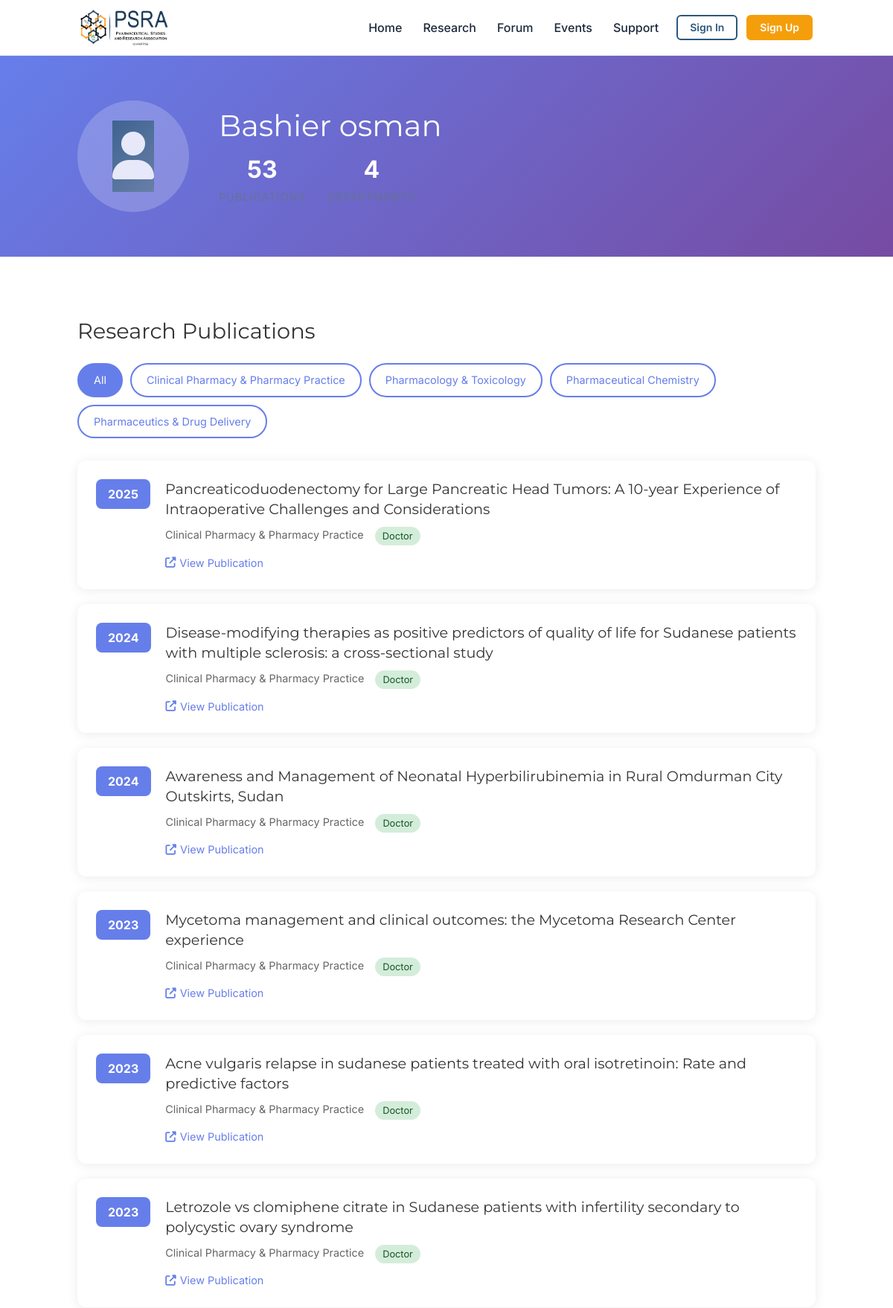
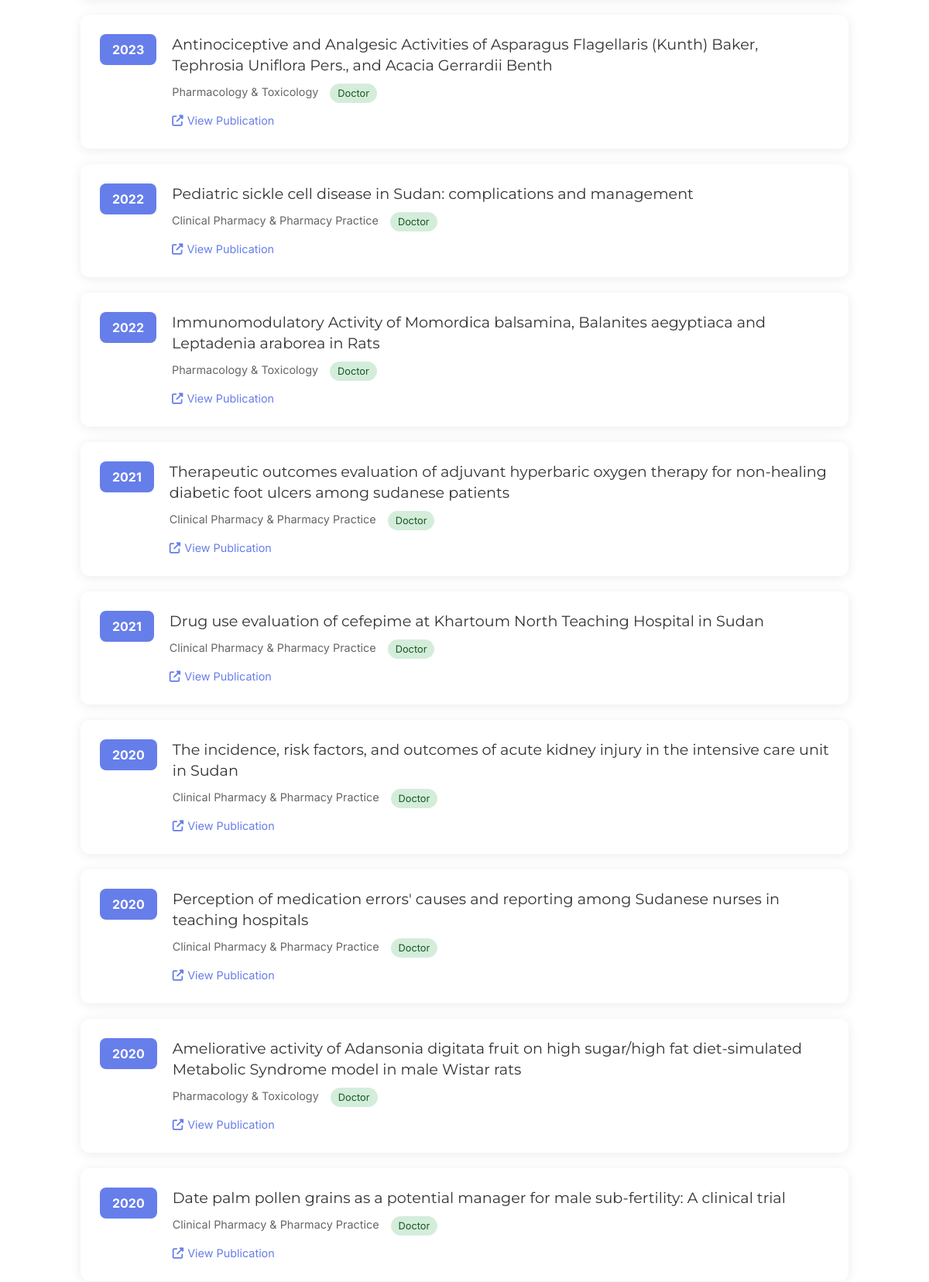
/researcher/2 (upper part), run on the app's committed database (2 pictures, top to bottom).
### models.py (models this page shows, shortened)
class Researcher(db.Model):
    id = db.Column(db.Integer, primary_key=True)
    name = db.Column(db.String(200), nullable=False, unique=True)
    profile_picture_url = db.Column(db.String(200), default=None)
    bio = db.Column(db.Text, nullable=True)
    is_registered_user = db.Column(db.Boolean, default=False)
    user_id = db.Column(db.Integer, db.ForeignKey('user.id'), nullable=True)
    created_at = db.Column(db.DateTime, default=datetime.utcnow)
    researches = db.relationship('Research', backref='author', lazy=True, cascade='all, delete-orphan')

class Research(db.Model):
    id = db.Column(db.Integer, primary_key=True)
    title = db.Column(db.String(500), nullable=False)
    doi_url = db.Column(db.String(500), nullable=True)
    department = db.Column(db.String(100), nullable=False)
    year = db.Column(db.Integer, nullable=False)
    researcher_id = db.Column(db.Integer, db.ForeignKey('researcher.id'), nullable=False)
    researcher_type = db.Column(db.String(20), default='doctor')  # 'doctor' or 'student'
    is_approved = db.Column(db.Boolean, default=True)  # For submitted research pending approval
    submitted_by = db.Column(db.Integer, db.ForeignKey('user.id'), nullable=True)  # User who submitted
    submitted_by_user = db.relationship('User', foreign_keys=[submitted_by], backref='submitted_researches')
    created_at = db.Column(db.DateTime, default=datetime.utcnow)

### app.py (the view)
@app.route('/researcher/<int:researcher_id>')
def researcher_profile(researcher_id):
    profile_data = ResearchService.get_researcher_profile(researcher_id)
    if not profile_data:
        flash('Researcher not found.', FLASH_ERROR)
        return redirect(url_for('researchers'))
    return render_template(
        'researcher_profile.html',
        researcher=profile_data['researcher'],
        researches=profile_data['researches'],
        departments=profile_data['departments'],
        total_researches=profile_data['total_researches']
    )

### app.py (called while the page is built)
@app.context_processor
def inject_unread_messages():
    if current_user.is_authenticated:
        unread_count = Message.query.filter_by(receiver_id=current_user.id, is_read=False).count()
        return {'unread_message_count': unread_count}
    return {'unread_message_count': 0}

### services/research_service.py (called while the page is built)
    @staticmethod
    def get_researcher_profile(researcher_id: int) -> Optional[Dict[str, Any]]:
        researcher = Researcher.query.get(researcher_id)
        if not researcher:
            return None
        researches = Research.query.filter_by(
            researcher_id=researcher_id
        ).order_by(Research.year.desc()).all()
        departments = {}
        for research in researches:
            if research.department not in departments:
                departments[research.department] = []
            departments[research.department].append(research)
        return {
            'researcher': researcher,
            'researches': researches,
            'departments': departments,
            'total_researches': len(researches)
        }

### templates/researcher_profile.html (shortened to what this page needs)
{% extends "base.html" %}
{% block content %}
<div class="researcher-profile-page">
    <div class="profile-header">
        <div class="container mx-auto px-4">
            <div class="profile-info">
                <div class="profile-avatar">
                    {% if researcher.profile_picture_url %}
                    <img src="{{ researcher.profile_picture_url }}" alt="{{ researcher.name }}">
                    {% else %}
                    <div class="avatar-placeholder">
                        <i class="fas fa-user"></i>
                    </div>
                    {% endif %}
                </div>
                <div class="profile-details">
                    <h1>{{ researcher.name }}</h1>
                    <div class="profile-stats">
                        <div class="stat">
                            <span class="stat-value">{{ total_researches }}</span>
                            <span class="stat-label">Publications</span>
                        </div>
                        <div class="stat">
                            <span class="stat-value">{{ departments|length }}</span>
                            <span class="stat-label">Departments</span>
                        </div>
                    </div>
                </div>
            </div>
        </div>
    </div>
    <div class="research-section">
        <div class="container mx-auto px-4">
            <h2>Research Publications</h2>
            {% if researches %}
            {% if departments|length > 1 %}
            <div class="department-tabs">
                <button class="tab-btn active" data-department="all">All</button>
                {% for dept in departments.keys() %}
                <button class="tab-btn" data-department="{{ dept|replace(' ', '-')|lower }}">
                    {{ dept }}
                </button>
                {% endfor %}
            </div>
            {% endif %}
            <div class="research-list">
                {% for research in researches %}
                <div class="research-item" data-department="{{ research.department|replace(' ', '-')|lower }}">
                    <div class="research-year">{{ research.year }}</div>
                    <div class="research-content">
                        <h3 class="research-title">
                            {% if research.doi_url %}
                            <a href="{{ research.doi_url }}" target="_blank" rel="noopener noreferrer">
                                {{ research.title }}
                            </a>
                            {% else %}
                            {{ research.title }}
                            {% endif %}
                        </h3>
                        <div class="research-meta">
                            <span class="department">{{ research.department }}</span>
                            <span class="type-badge {{ research.researcher_type }}">
                                {{ research.researcher_type|title }}
                            </span>
                        </div>
                        {% if research.doi_url %}
                        <a href="{{ research.doi_url }}" target="_blank" rel="noopener noreferrer" class="doi-link">
                            <i class="fas fa-external-link-alt"></i> View Publication
                        </a>
                        {% endif %}
                    </div>
                </div>
                {% endfor %}
            </div>
            {% else %}
            <div class="no-research">
                <p>No research publications found for this researcher.</p>
            </div>
            {% endif %}
        </div>
    </div>
</div>
{% endblock %}

### static/css/style.css (style rules this page uses)
:root { --primary-blue: #2D577B; --primary-blue-light: #607D9B; --primary-blue-dark: #1E3A5F; --accent-orange: #F59E0B; --accent-orange-hover: #D97706; --accent-green: #4ADE80; --accent-green-dark: #22C55E; --color-success: #22C55E; --color-success-bg: #DCFCE7; --color-warning: #F59E0B; --color-warning-bg: #FEF3C7; --color-error: #EF4444; --color-error-bg: #FEE2E2; --color-info: #3B82F6; --color-info-bg: #DBEAFE; --text-primary: #1E293B; --text-secondary: #64748B; --text-muted: #94A3B8; --text-inverse: #FFFFFF; --bg-primary: #FFFFFF; --bg-secondary: #F8FAFC; --bg-tertiary: #F1F5F9; --bg-overlay: rgba(0, 0, 0, 0.5); --border-color: #E2E8F0; --border-color-dark: #CBD5E1; --border-focus: #2D577B; --space-1: 4px; --space-2: 8px; --space-3: 12px; --space-4: 16px; --space-5: 20px; --space-6: 24px; --space-8: 32px; --space-10: 40px; --space-12: 48px; --space-16: 64px; --space-20: 80px; --font-family-heading: 'Montserrat', -apple-system, BlinkMacSystemFont, sans-serif; --font-family-body: 'Inter', -apple-system, BlinkMacSystemFont, 'Segoe UI', Roboto, sans-serif; --font-family-mono: 'Fira Code', 'Consolas', monospace; --font-size-xs: 0.75rem; --font-size-sm: 0.875rem; --font-size-base: 1rem; --font-size-lg: 1.125rem; --font-size-xl: 1.25rem; --font-size-2xl: 1.5rem; --font-size-3xl: 1.875rem; --font-size-4xl: 2.25rem; --font-size-5xl: 3rem; --font-weight-normal: 400; --font-weight-medium: 500; --font-weight-semibold: 600; --font-weight-bold: 700; --line-height-tight: 1.25; --line-height-normal: 1.5; --line-height-relaxed: 1.75; --radius-sm: 4px; --radius-md: 6px; --radius-lg: 8px; --radius-xl: 12px; --radius-2xl: 16px; --radius-full: 9999px; --shadow-sm: 0 1px 2px 0 rgba(0, 0, 0, 0.05); --shadow-md: 0 4px 6px -1px rgba(0, 0, 0, 0.1), 0 2px 4px -1px rgba(0, 0, 0, 0.06); --shadow-lg: 0 10px 15px -3px rgba(0, 0, 0, 0.1), 0 4px 6px -2px rgba(0, 0, 0, 0.05); --shadow-xl: 0 20px 25px -5px rgba(0, 0, 0, 0.1), 0 10px 10px -5px rgba(0, 0, 0, 0.04); --shadow-2xl: 0 25px 50px -12px rgba(0, 0, 0, 0.25); --shadow-inner: inset 0 2px 4px 0 rgba(0, 0, 0, 0.06); --transition-fast: 150ms ease; --transition-normal: 200ms ease; --transition-slow: 300ms ease; --transition-bounce: 300ms cubic-bezier(0.68, -0.55, 0.265, 1.55); --z-dropdown: 100; --z-sticky: 200; --z-fixed: 300; --z-modal-backdrop: 400; --z-modal: 500; --z-toast: 600; --z-tooltip: 700; }
*, *::before, *::after { box-sizing: border-box; margin: 0; padding: 0; }
html { scroll-behavior: smooth; -webkit-text-size-adjust: 100%; }
body { font-family: var(--font-family-body); font-size: var(--font-size-base); line-height: var(--line-height-normal); color: var(--text-primary); background-color: var(--bg-primary); -webkit-font-smoothing: antialiased; -moz-osx-font-smoothing: grayscale; min-height: 100vh; display: flex; flex-direction: column; }
h1, h2, h3, h4, h5, h6 { font-family: var(--font-family-heading); font-weight: var(--font-weight-bold); line-height: var(--line-height-tight); color: var(--text-primary); }
h1 { font-size: var(--font-size-4xl); }
h2 { font-size: var(--font-size-3xl); }
h3 { font-size: var(--font-size-2xl); }
a { color: var(--primary-blue); text-decoration: none; transition: color var(--transition-fast); }
.container { max-width: 1200px; margin: 0 auto; padding: 0 var(--space-5); }
.avatar-placeholder { background: linear-gradient(135deg, var(--primary-blue) 0%, var(--primary-blue-light) 100%); }
.profile-header { margin-bottom: var(--space-8); }
.profile-avatar { flex-shrink: 0; }
.profile-info { flex: 1; }
.profile-info h1 { margin: 0 0 var(--space-1); font-size: var(--font-size-2xl); color: var(--text-inverse); }
.stat-label { color: var(--text-secondary); font-size: var(--font-size-sm); text-transform: uppercase; letter-spacing: 1px; }
.research-meta { display: flex; flex-wrap: wrap; gap: var(--space-3); font-size: var(--font-size-sm); color: var(--text-muted); }

### data on the page
Researcher: name "Bashier osman"
Research: department "Clinical Pharmacy & Pharmacy Practice", year "2025", title "Pancreaticoduodenectomy for Large Pancreatic Head Tumors: A 10-year Experience of Intraoperative Challenges and Considerations", researcher_type "Doctor"
Research: department "Pharmacology & Toxicology", year "2023", title "Antinociceptive and Analgesic Activities of Asparagus Flagellaris (Kunth) Baker, Tephrosia Uniflora Pers., and Acacia Gerrardii Benth", researcher_type "Doctor"
Research: department "Pharmaceutical Chemistry"
Research: department "Pharmaceutics & Drug Delivery"
Research: year "2024", title "Disease-modifying therapies as positive predictors of quality of life for Sudanese patients with multiple sclerosis: a cross-sectional study", department "Clinical Pharmacy & Pharmacy Practice", researcher_type "Doctor"
Research: year "2024", title "Awareness and Management of Neonatal Hyperbilirubinemia in Rural Omdurman City Outskirts, Sudan", department "Clinical Pharmacy & Pharmacy Practice", researcher_type "Doctor"
Research: year "2023", title "Mycetoma management and clinical outcomes: the Mycetoma Research Center experience", department "Clinical Pharmacy & Pharmacy Practice", researcher_type "Doctor"
Research: year "2023", title "Acne vulgaris relapse in sudanese patients treated with oral isotretinoin: Rate and predictive factors", department "Clinical Pharmacy & Pharmacy Practice", researcher_type "Doctor"
Research: year "2023", title "Letrozole vs clomiphene citrate in Sudanese patients with infertility secondary to polycystic ovary syndrome", department "Clinical Pharmacy & Pharmacy Practice", researcher_type "Doctor"
Research: year "2022", title "Pediatric sickle cell disease in Sudan: complications and management", department "Clinical Pharmacy & Pharmacy Practice", researcher_type "Doctor"
Research: year "2022", title "Immunomodulatory Activity of Momordica balsamina, Balanites aegyptiaca and Leptadenia araborea in Rats", department "Pharmacology & Toxicology", researcher_type "Doctor"
Research: year "2021", title "Therapeutic outcomes evaluation of adjuvant hyperbaric oxygen therapy for non-healing diabetic foot ulcers among sudanese patients", department "Clinical Pharmacy & Pharmacy Practice", researcher_type "Doctor"
Research: year "2021", title "Drug use evaluation of cefepime at Khartoum North Teaching Hospital in Sudan", department "Clinical Pharmacy & Pharmacy Practice", researcher_type "Doctor"
Research: year "2020", title "The incidence, risk factors, and outcomes of acute kidney injury in the intensive care unit in Sudan", department "Clinical Pharmacy & Pharmacy Practice", researcher_type "Doctor"
Research: year "2020", title "Perception of medication errors' causes and reporting among Sudanese nurses in teaching hospitals", department "Clinical Pharmacy & Pharmacy Practice", researcher_type "Doctor"
Research: year "2020", title "Ameliorative activity of Adansonia digitata fruit on high sugar/high fat diet-simulated Metabolic Syndrome model in male Wistar rats", department "Pharmacology & Toxicology", researcher_type "Doctor"
Research: year "2020", title "Date palm pollen grains as a potential manager for male sub-fertility: A clinical trial", department "Clinical Pharmacy & Pharmacy Practice", researcher_type "Doctor"

### other printed values
{{ total_researches }} "53"
{{ departments|length }} "4"
